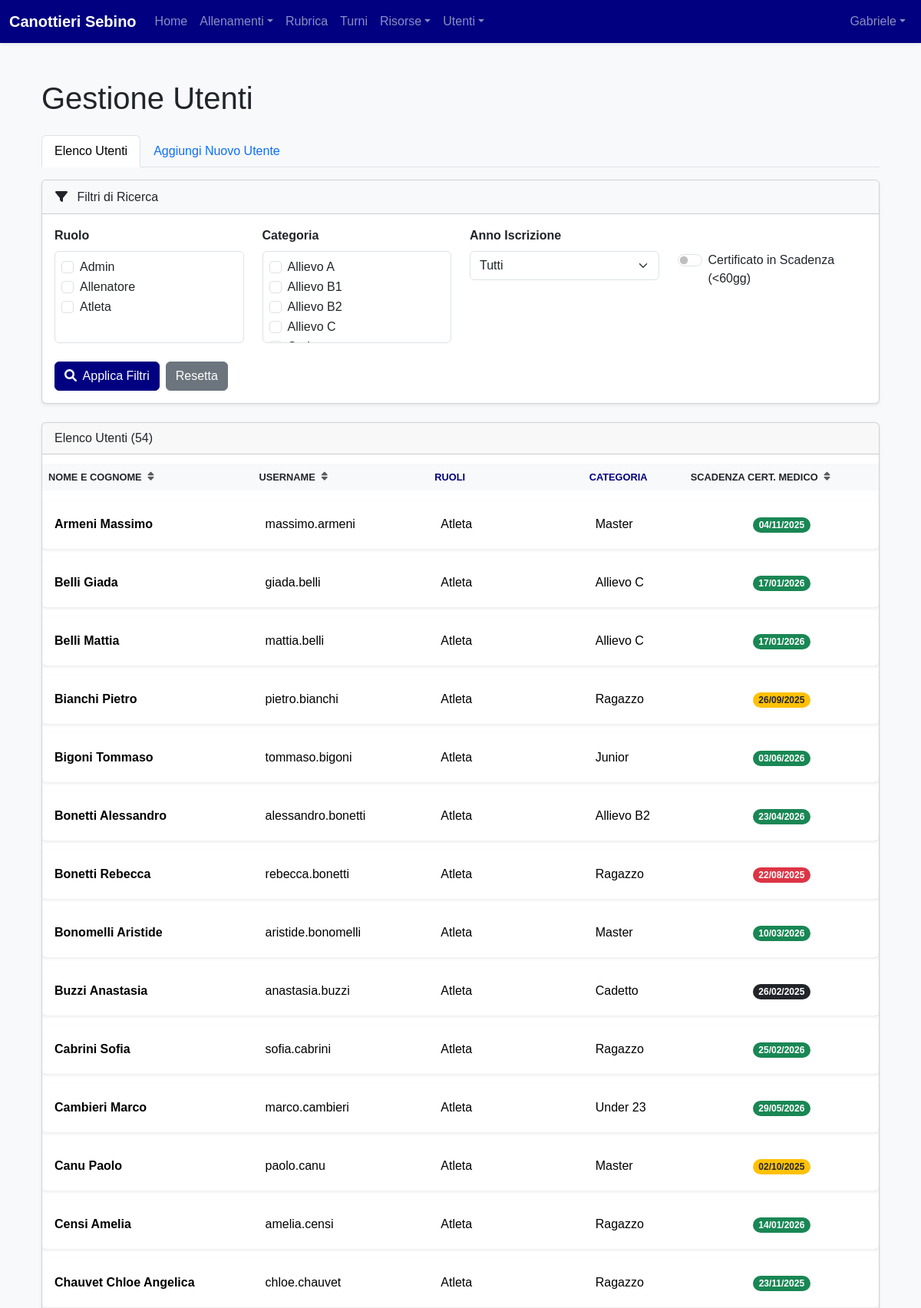
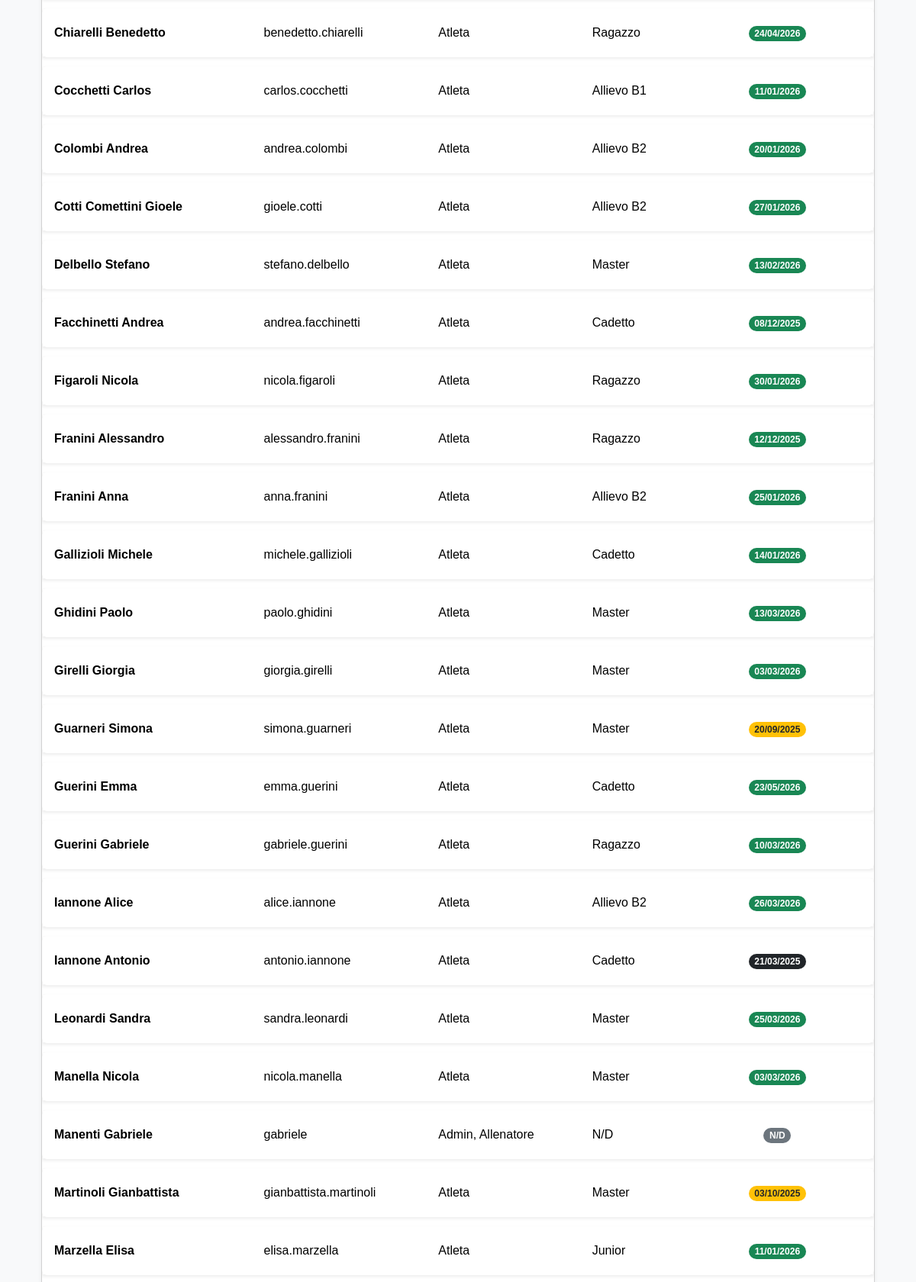
Page /admin/users (signed in, upper part) on the committed database (2 pictures, top to bottom).
### models.py (models this page shows, shortened)
class User(Base):
    __tablename__ = "users"
    id = Column(Integer, primary_key=True, index=True)
    username = Column(String, unique=True, index=True, nullable=False)
    hashed_password = Column(String, nullable=False)
    first_name = Column(String, nullable=False)
    last_name = Column(String, nullable=False)
    email = Column(String, unique=True, index=True)
    phone_number = Column(String)
    date_of_birth = Column(Date)
    tax_code = Column(String, unique=True)
    enrollment_year = Column(Integer)
    membership_date = Column(Date)
    certificate_expiration = Column(Date)
    address = Column(String)
    manual_category = Column(String, nullable=True)
    roles = relationship("Role", secondary=user_roles, back_populates="users")
    tags = relationship("Tag", secondary=user_tags, back_populates="users")
    barche_assegnate = relationship("Barca", secondary=barca_atleti_association, back_populates="atleti_assegnati")
    schede_pesi = relationship("SchedaPesi", back_populates="atleta")
    turni = relationship("Turno", back_populates="user")

class Role(Base):
    __tablename__ = "roles"
    id = Column(Integer, primary_key=True, index=True)
    name = Column(String, unique=True, index=True, nullable=False)
    users = relationship("User", secondary=user_roles, back_populates="roles")

class Categoria(Base):
    __tablename__ = "categorie"
    id = Column(Integer, primary_key=True)
    nome = Column(String, unique=True, nullable=False)
    eta_min = Column(Integer, nullable=False)
    eta_max = Column(Integer, nullable=False)
    ordine = Column(Integer, default=0)  # Per ordinamento personalizzato se necessario
    macro_group = Column(String, default="N/D")

### routers/admin.py (the view)
@router.get("/users", response_class=HTMLResponse)
async def admin_users_list(request: Request, db: Session = Depends(get_db),
                           admin_user: models.User = Depends(get_current_admin_user), role_ids: List[int] = Query([]),
                           categories: List[str] = Query([]), enrollment_year_str: Optional[str] = Query(None),
                           cert_expiring: bool = Query(False), sort_by: str = Query("last_name"),
                           sort_dir: str = Query("asc")):
    query = db.query(models.User).options(joinedload(models.User.roles))
    enrollment_year = int(enrollment_year_str) if enrollment_year_str and enrollment_year_str.isdigit() else None
    if role_ids: query = query.join(models.user_roles).filter(models.user_roles.c.role_id.in_(role_ids))
    if enrollment_year: query = query.filter(models.User.enrollment_year == enrollment_year)
    if cert_expiring: query = query.filter(models.User.certificate_expiration <= (date.today() + timedelta(days=60)))
    if sort_by not in ['category']:  # Ordina nel DB solo se non è una property calcolata
        if sort_by == 'name':
            order_logic = [models.User.last_name.desc(), models.User.first_name.desc()] if sort_dir == "desc" else [
                models.User.last_name.asc(), models.User.first_name.asc()]
            query = query.order_by(*order_logic)
        else:
            sort_column = getattr(models.User, sort_by, models.User.last_name)
            query = query.order_by(sort_column.desc() if sort_dir == "desc" else sort_column.asc())
    users = query.all()
    if categories: users = [user for user in users if user.category in categories]
    if sort_by == 'category':
        users.sort(key=lambda u: u.category or "", reverse=(sort_dir == 'desc'))
    all_roles = db.query(models.Role).order_by(models.Role.name).all()
    all_years = sorted([y[0] for y in db.query(models.User.enrollment_year).distinct().all() if y[0] is not None],
                       reverse=True)
    all_users_for_categories = db.query(models.User).options(joinedload(models.User.roles)).all()
    all_categories = sorted(
        list(set(u.category for u in all_users_for_categories if u.category and u.category != "N/D")))
    return templates.TemplateResponse("admin/users_list.html",
                                      {"request": request, "users": users, "current_user": admin_user,
                                       "all_roles": all_roles, "all_categories": all_categories, "all_years": all_years,
                                       "current_filters": {"role_ids": role_ids, "categories": categories,
                                                           "enrollment_year": enrollment_year,
                                                           "cert_expiring": cert_expiring}, "sort_by": sort_by,
                                       "sort_dir": sort_dir, "today": date.today()})

### templates/admin/users_list.html (shortened to what this page needs)
{% extends "layouts/_admin_layout.html" %}
{% block admin_content %}
<div class="card shadow-sm mb-4">
    <div class="card-header bg-light">
        <h5 class="mb-0">
            <a class="btn btn-link text-decoration-none text-dark w-100 text-start p-0" data-bs-toggle="collapse" href="#filterCollapse" role="button" aria-expanded="true" aria-controls="filterCollapse">
                <i class="fas fa-filter me-2"></i>
                Filtri di Ricerca
            </a>
        </h5>
    </div>
    <div id="filterCollapse" class="collapse show">
        <div class="card-body">
            <form method="get">
                <div class="row">
                    <div class="col-md-6 col-lg-3 mb-3">
                        <label class="form-label fw-bold">Ruolo</label>
                        <div class="border rounded p-2" style="height: 120px; overflow-y: auto;">
                            {% for role in all_roles %}
                            <div class="form-check">
                                <input class="form-check-input" type="checkbox" name="role_ids" value="{{ role.id }}" id="role_{{ role.id }}" {% if role.id in current_filters.role_ids %}checked{% endif %}>
                                <label class="form-check-label" for="role_{{ role.id }}">{{ role.name|title }}</label>
                            </div>
                            {% endfor %}
                        </div>
                    </div>
                    <div class="col-md-6 col-lg-3 mb-3">
                        <label class="form-label fw-bold">Categoria</label>
                         <div class="border rounded p-2" style="height: 120px; overflow-y: auto;">
                            {% for category in all_categories %}
                            <div class="form-check">
                                <input class="form-check-input" type="checkbox" name="categories" value="{{ category }}" id="cat_{{ category }}" {% if category in current_filters.categories %}checked{% endif %}>
                                <label class="form-check-label" for="cat_{{ category }}">{{ category }}</label>
                            </div>
                            {% endfor %}
                        </div>
                    </div>
                    <div class="col-md-6 col-lg-3 mb-3">
                        <label for="enrollment_year_str" class="form-label fw-bold">Anno Iscrizione</label>
                        <select name="enrollment_year_str" id="enrollment_year_str" class="form-select">
                            <option value="">Tutti</option>
                        </select>
                    </div>
                    <div class="col-md-6 col-lg-3 mb-3 d-flex align-items-start pt-4">
                        <div class="form-check form-switch mt-2">
                            <input class="form-check-input" type="checkbox" name="cert_expiring" id="cert_expiring" value="true" {% if current_filters.cert_expiring %}checked{% endif %}>
                            <label class="form-check-label" for="cert_expiring">
                              Certificato in Scadenza (<60gg)
                            </label>
                        </div>
                    </div>
                </div>
                <div class="d-flex gap-2 mt-2">
                    <button type="submit" class="btn btn-primary"><i class="fas fa-search me-1"></i> Applica Filtri</button>
                    <a href="{{ url_for('admin_users_list') }}" class="btn btn-secondary">Resetta</a>
                </div>
            </form>
        </div>
    </div>
</div>
<div class="card shadow-sm">
    <div class="card-header">
        Elenco Utenti ({{ users|length }})
    </div>
    <div class="card-body p-0">
        <div class="table-responsive">
            <table class="table table-hover mb-0 align-middle">
                <thead class="table-light">
                    <tr>
                        {% macro sort_link(field, text) %}
                            {% set new_dir = 'asc' if sort_by == field and sort_dir == 'asc' else 'desc' %}
                            {% if sort_by == field and sort_dir == 'desc' %}{% set new_dir = 'asc' %}{% endif %}
                            {% set params = request.query_params.multi_items()|list %}
                            {% set final_params = [] %}
                            {% for key, val in params if key not in ['sort_by', 'sort_dir'] %}
                                {% for item in val.split(',') if item %}
                                  {% set _ = final_params.append((key, item)) %}
                                {% else %}
                                  {% set _ = final_params.append((key, val)) %}
                                {% endfor %}
                            {% endfor %}
                            {% set _ = final_params.append(('sort_by', field)) %}
                            {% set _ = final_params.append(('sort_dir', new_dir)) %}
                            <th scope="col">
                                <a href="{{ url_for('admin_users_list') }}?{{ final_params|urlencode }}" class="text-decoration-none text-dark fw-bold d-flex align-items-center">
                                    {{ text }}
                                    {% if sort_by == field %}
                                        <i class="fas fa-sort-{{ 'up' if sort_dir == 'asc' else 'down' }} ms-2"></i>
                                    {% else %}
                                        <i class="fas fa-sort text-muted ms-2"></i>
                                    {% endif %}
                                </a>
                            </th>
                        {% endmacro %}
                        {{ sort_link('name', 'Nome e Cognome') }}
                        {{ sort_link('username', 'Username') }}
                        <th>Ruoli</th>
                        <th>Categoria</th>
                        {{ sort_link('certificate_expiration', 'Scadenza Cert. Medico') }}
                    </tr>
                </thead>
                <tbody>
                    {% for user in users %}
                    <tr onclick="window.location='{{ url_for('admin_view_user', user_id=user.id) }}';" style="cursor: pointer;">
                        <td class="fw-bold">{{ user.last_name }} {{ user.first_name }}</td>
                        <td>{{ user.username }}</td>
                        <td>{{ user.roles | map(attribute='name') | map('title') | join(', ') }}</td>
                        <td>{{ user.category }}</td>
                        <td class="text-center">
                            {% if user.certificate_expiration %}
                                {% set days_left = (user.certificate_expiration - today).days %}
                                {% set badge_class = 'text-dark' %}
                                {% if days_left <= 0 %}
                                    {% set badge_class = 'bg-dark text-white' %}
                                {% elif days_left <= 30 %}
                                    {% set badge_class = 'bg-danger text-white' %}
                                {% elif days_left <= 90 %}
                                    {% set badge_class = 'bg-warning text-dark' %}
                                {% else %}
                                    {% set badge_class = 'bg-success text-white' %}
                                {% endif %}
                                <span class="badge rounded-pill {{ badge_class }}">
                                    {{ user.certificate_expiration.strftime('%d/%m/%Y') }}
                                </span>
                            {% else %}
                                <span class="badge rounded-pill bg-secondary">N/D</span>
                            {% endif %}
                        </td>
                    </tr>
                    {% else %}
                    <tr>
                        <td colspan="5" class="text-center p-4">Nessun utente trovato con i filtri selezionati.</td>
                    </tr>
                    {% endfor %}
                </tbody>
            </table>
        </div>
    </div>
</div>
<link rel="stylesheet" href="https://cdnjs.cloudflare.com/ajax/libs/font-awesome/6.0.0-beta3/css/all.min.css">
{% endblock %}

### templates/layouts/_base.html (shortened to what this page needs)
<!doctype html>
<html lang="it" class="h-100">
<head>
    <link href="https://cdn.jsdelivr.net/npm/bootstrap@5.3.3/dist/css/bootstrap.min.css" rel="stylesheet">
    <link rel="stylesheet" href="{{ url_for('static', path='/style.css') }}">
</head>
<body class="d-flex flex-column h-100 bg-light">
<nav class="navbar navbar-expand-lg navbar-dark bg-primary shadow-sm">
    <div class="container-fluid">
        <a class="navbar-brand fw-bold" href="/dashboard">Canottieri Sebino</a>
        <div class="collapse navbar-collapse" id="navbarNav">
            {% if current_user %}
            <ul class="navbar-nav me-auto mb-2 mb-lg-0">
                <li class="nav-item"><a class="nav-link" href="/dashboard">Home</a></li>
                <li class="nav-item dropdown">
                    <a class="nav-link dropdown-toggle" href="#" id="allenamentiDropdown" role="button" data-bs-toggle="dropdown">Allenamenti</a>
                </li>
                <li class="nav-item"><a class="nav-link" href="/rubrica">Rubrica</a></li>
                {% if current_user.is_admin %}<li class="nav-item"><a class="nav-link" href="/turni">Turni</a></li>{% endif %}
                <li class="nav-item dropdown">
                    <a class="nav-link dropdown-toggle" href="#" id="risorseDropdown" role="button" data-bs-toggle="dropdown">Risorse</a>
                </li>
                {% if current_user.is_admin %}
                <li class="nav-item dropdown">
                    <a class="nav-link dropdown-toggle" href="#" id="adminMenu" role="button" data-bs-toggle="dropdown">Utenti</a>
                </li>
                {% endif %}
            </ul>
            {% endif %}
            <ul class="navbar-nav ms-auto">
                {% if current_user %}
                <li class="nav-item dropdown">
                    <a class="nav-link dropdown-toggle" href="#" id="navbarUserDropdown" role="button" data-bs-toggle="dropdown">{{ current_user.first_name or current_user.username }}</a>
                </li>
                {% else %}
                <li class="nav-item"><a class="nav-link" href="/login">Login</a></li>
                {% endif %}
            </ul>
        </div>
    </div>
</nav>
<main class="container my-4 flex-grow-1">{% block content %}{% endblock %}</main>
</body>
</html>

### static/style.css (style rules this page uses)
:root { --club-white: #ffffff; --club-light-blue: #ADD8E6; --club-navy-blue: #000080; --club-off-white-bg: #f8f9fa; --club-text-dark: #212529; --bs-primary-rgb: 0, 0, 128; }
body { font-family: Helvetica, Arial, sans-serif; color: var(--club-text-dark); background-color: var(--club-off-white-bg); }
.navbar-dark { background-color: var(--club-navy-blue) !important; }
.btn-primary { background-color: var(--club-navy-blue); border-color: var(--club-navy-blue); }
a { color: var(--club-navy-blue); }
.table { border-collapse: separate; border-spacing: 0 0.75rem; }
.table thead th { border: none; color: var(--club-navy-blue); text-transform: uppercase; font-size: 0.8rem; }
.table tbody tr { background-color: var(--club-white); box-shadow: 0 0.125rem 0.25rem rgba(0,0,0,0.075); transition: transform 0.2s ease, box-shadow 0.2s ease; cursor: pointer; }
.table tbody td { border: none; padding: 1.25rem 1rem; vertical-align: middle; }
.table tbody tr td:first-child { border-top-left-radius: 0.5rem; border-bottom-left-radius: 0.5rem; }
.table tbody tr td:last-child { border-top-right-radius: 0.5rem; border-bottom-right-radius: 0.5rem; }

### rows in the picture
User: first_name "Gabriele", last_name "Manenti", username "gabriele", roles|map "Admin, Allenatore", category "N/D"
Role: name "Admin"
Role: name "Allenatore"
Role: name "Atleta"
Categoria: nome "Allievo A"
Categoria: nome "Allievo B1"
Categoria: nome "Allievo B2"
Categoria: nome "Allievo C"
User: last_name "Armeni", first_name "Massimo", username "massimo.armeni", roles|map "Atleta", category "Master", certificate_expiration "04/11/2025"
User: last_name "Belli", first_name "Giada", username "giada.belli", roles|map "Atleta", category "Allievo C", certificate_expiration "17/01/2026"
User: last_name "Belli", first_name "Mattia", username "mattia.belli", roles|map "Atleta", category "Allievo C", certificate_expiration "17/01/2026"
User: last_name "Bianchi", first_name "Pietro", username "pietro.bianchi", roles|map "Atleta", category "Ragazzo", certificate_expiration "26/09/2025"
User: last_name "Bigoni", first_name "Tommaso", username "tommaso.bigoni", roles|map "Atleta", category "Junior", certificate_expiration "03/06/2026"
User: last_name "Bonetti", first_name "Alessandro", username "alessandro.bonetti", roles|map "Atleta", category "Allievo B2", certificate_expiration "23/04/2026"
User: last_name "Bonetti", first_name "Rebecca", username "rebecca.bonetti", roles|map "Atleta", category "Ragazzo", certificate_expiration "22/08/2025"
User: last_name "Bonomelli", first_name "Aristide", username "aristide.bonomelli", roles|map "Atleta", category "Master", certificate_expiration "10/03/2026"
User: last_name "Buzzi", first_name "Anastasia", username "anastasia.buzzi", roles|map "Atleta", category "Cadetto", certificate_expiration "26/02/2025"
User: last_name "Cabrini", first_name "Sofia", username "sofia.cabrini", roles|map "Atleta", category "Ragazzo", certificate_expiration "25/02/2026"
User: last_name "Cambieri", first_name "Marco", username "marco.cambieri", roles|map "Atleta", category "Under 23", certificate_expiration "29/05/2026"
User: last_name "Canu", first_name "Paolo", username "paolo.canu", roles|map "Atleta", category "Master", certificate_expiration "02/10/2025"
User: last_name "Censi", first_name "Amelia", username "amelia.censi", roles|map "Atleta", category "Ragazzo", certificate_expiration "14/01/2026"
User: last_name "Chauvet", first_name "Chloe Angelica", username "chloe.chauvet", roles|map "Atleta", category "Ragazzo", certificate_expiration "23/11/2025"
User: last_name "Chiarelli", first_name "Benedetto", username "benedetto.chiarelli", roles|map "Atleta", category "Ragazzo", certificate_expiration "24/04/2026"
User: last_name "Cocchetti", first_name "Carlos", username "carlos.cocchetti", roles|map "Atleta", category "Allievo B1", certificate_expiration "11/01/2026"
User: last_name "Colombi", first_name "Andrea", username "andrea.colombi", roles|map "Atleta", category "Allievo B2", certificate_expiration "20/01/2026"
User: last_name "Cotti Comettini", first_name "Gioele", username "gioele.cotti", roles|map "Atleta", category "Allievo B2", certificate_expiration "27/01/2026"
User: last_name "Delbello", first_name "Stefano", username "stefano.delbello", roles|map "Atleta", category "Master", certificate_expiration "13/02/2026"
User: last_name "Facchinetti", first_name "Andrea", username "andrea.facchinetti", roles|map "Atleta", category "Cadetto", certificate_expiration "08/12/2025"
User: last_name "Figaroli", first_name "Nicola", username "nicola.figaroli", roles|map "Atleta", category "Ragazzo", certificate_expiration "30/01/2026"
User: last_name "Franini", first_name "Alessandro", username "alessandro.franini", roles|map "Atleta", category "Ragazzo", certificate_expiration "12/12/2025"
User: last_name "Franini", first_name "Anna", username "anna.franini", roles|map "Atleta", category "Allievo B2", certificate_expiration "25/01/2026"
User: last_name "Gallizioli", first_name "Michele", username "michele.gallizioli", roles|map "Atleta", category "Cadetto", certificate_expiration "14/01/2026"
User: last_name "Ghidini", first_name "Paolo", username "paolo.ghidini", roles|map "Atleta", category "Master", certificate_expiration "13/03/2026"
User: last_name "Girelli", first_name "Giorgia", username "giorgia.girelli", roles|map "Atleta", category "Master", certificate_expiration "03/03/2026"
User: last_name "Guarneri", first_name "Simona", username "simona.guarneri", roles|map "Atleta", category "Master", certificate_expiration "20/09/2025"
User: last_name "Guerini", first_name "Emma", username "emma.guerini", roles|map "Atleta", category "Cadetto", certificate_expiration "23/05/2026"
User: last_name "Guerini", first_name "Gabriele", username "gabriele.guerini", roles|map "Atleta", category "Ragazzo", certificate_expiration "10/03/2026"
User: last_name "Iannone", first_name "Alice", username "alice.iannone", roles|map "Atleta", category "Allievo B2", certificate_expiration "26/03/2026"
User: last_name "Iannone", first_name "Antonio", username "antonio.iannone", roles|map "Atleta", category "Cadetto", certificate_expiration "21/03/2025"
User: last_name "Leonardi", first_name "Sandra", username "sandra.leonardi", roles|map "Atleta", category "Master", certificate_expiration "25/03/2026"
User: last_name "Manella", first_name "Nicola", username "nicola.manella", roles|map "Atleta", category "Master", certificate_expiration "03/03/2026"
User: last_name "Martinoli", first_name "Gianbattista", username "gianbattista.martinoli", roles|map "Atleta", category "Master", certificate_expiration "03/10/2025"
User: last_name "Marzella", first_name "Elisa", username "elisa.marzella", roles|map "Atleta", category "Junior", certificate_expiration "11/01/2026"

### other values in the picture
{{ users|length }} "54"
{{ text }} "NOME E COGNOME USERNAME SCADENZA CERT. MEDICO"
